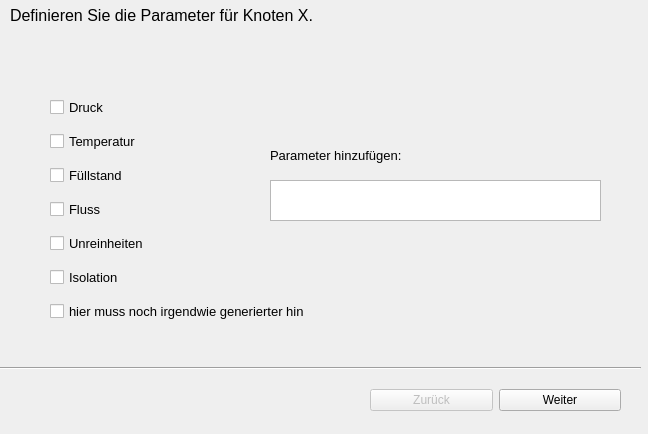
<?xml version="1.0" encoding="UTF-8"?>
<ui version="4.0">
 <class>wizard_1</class>
 <widget class="QWidget" name="wizard_1">
  <property name="geometry">
   <rect>
    <x>0</x>
    <y>0</y>
    <width>648</width>
    <height>434</height>
   </rect>
  </property>
  <property name="windowTitle">
   <string>Form</string>
  </property>
  <widget class="QFrame" name="frame">
   <property name="geometry">
    <rect>
     <x>0</x>
     <y>0</y>
     <width>681</width>
     <height>451</height>
    </rect>
   </property>
   <property name="frameShape">
    <enum>QFrame::NoFrame</enum>
   </property>
   <property name="frameShadow">
    <enum>QFrame::Raised</enum>
   </property>
   <widget class="QLabel" name="label">
    <property name="enabled">
     <bool>true</bool>
    </property>
    <property name="geometry">
     <rect>
      <x>10</x>
      <y>0</y>
      <width>591</width>
      <height>31</height>
     </rect>
    </property>
    <property name="font">
     <font>
      <pointsize>12</pointsize>
      <weight>50</weight>
      <bold>false</bold>
     </font>
    </property>
    <property name="text">
     <string>Definieren Sie die Parameter für Knoten X.</string>
    </property>
   </widget>
   <widget class="QLabel" name="label_2">
    <property name="geometry">
     <rect>
      <x>270</x>
      <y>140</y>
      <width>291</width>
      <height>31</height>
     </rect>
    </property>
    <property name="font">
     <font>
      <pointsize>10</pointsize>
     </font>
    </property>
    <property name="text">
     <string>Parameter hinzufügen:</string>
    </property>
   </widget>
   <widget class="QTextEdit" name="textFeld">
    <property name="geometry">
     <rect>
      <x>270</x>
      <y>180</y>
      <width>331</width>
      <height>41</height>
     </rect>
    </property>
   </widget>
   <widget class="QWidget" name="verticalLayoutWidget">
    <property name="geometry">
     <rect>
      <x>50</x>
      <y>90</y>
      <width>332</width>
      <height>241</height>
     </rect>
    </property>
    <property name="font">
     <font>
      <pointsize>10</pointsize>
     </font>
    </property>
    <layout class="QVBoxLayout" name="verticalLayout">
     <item>
      <widget class="QCheckBox" name="checkBox_3">
       <property name="font">
        <font>
         <pointsize>10</pointsize>
        </font>
       </property>
       <property name="text">
        <string>Druck</string>
       </property>
      </widget>
     </item>
     <item>
      <widget class="QCheckBox" name="checkBox_5">
       <property name="font">
        <font>
         <pointsize>10</pointsize>
        </font>
       </property>
       <property name="text">
        <string>Temperatur</string>
       </property>
      </widget>
     </item>
     <item>
      <widget class="QCheckBox" name="checkBox_6">
       <property name="font">
        <font>
         <pointsize>10</pointsize>
        </font>
       </property>
       <property name="text">
        <string>Füllstand</string>
       </property>
      </widget>
     </item>
     <item>
      <widget class="QCheckBox" name="checkBox_4">
       <property name="font">
        <font>
         <pointsize>10</pointsize>
        </font>
       </property>
       <property name="text">
        <string>Fluss</string>
       </property>
      </widget>
     </item>
     <item>
      <widget class="QCheckBox" name="checkBox_2">
       <property name="font">
        <font>
         <pointsize>10</pointsize>
        </font>
       </property>
       <property name="text">
        <string>Unreinheiten</string>
       </property>
      </widget>
     </item>
     <item>
      <widget class="QCheckBox" name="checkBox">
       <property name="font">
        <font>
         <pointsize>10</pointsize>
        </font>
       </property>
       <property name="text">
        <string>Isolation</string>
       </property>
      </widget>
     </item>
     <item>
      <widget class="QCheckBox" name="checkBox_7">
       <property name="text">
        <string>hier muss noch irgendwie generierter hin</string>
       </property>
      </widget>
     </item>
    </layout>
   </widget>
   <widget class="QWidget" name="horizontalLayoutWidget">
    <property name="geometry">
     <rect>
      <x>370</x>
      <y>370</y>
      <width>251</width>
      <height>61</height>
     </rect>
    </property>
    <layout class="QHBoxLayout" name="horizontalLayout">
     <item>
      <widget class="QPushButton" name="zurckButton">
       <property name="enabled">
        <bool>false</bool>
       </property>
       <property name="text">
        <string>Zurück</string>
       </property>
       <property name="checkable">
        <bool>false</bool>
       </property>
      </widget>
     </item>
     <item>
      <widget class="QPushButton" name="weiterButton">
       <property name="text">
        <string>Weiter</string>
       </property>
      </widget>
     </item>
    </layout>
   </widget>
   <widget class="Line" name="line">
    <property name="geometry">
     <rect>
      <x>0</x>
      <y>360</y>
      <width>641</width>
      <height>16</height>
     </rect>
    </property>
    <property name="orientation">
     <enum>Qt::Horizontal</enum>
    </property>
   </widget>
  </widget>
 </widget>
 <resources/>
 <connections/>
</ui>
